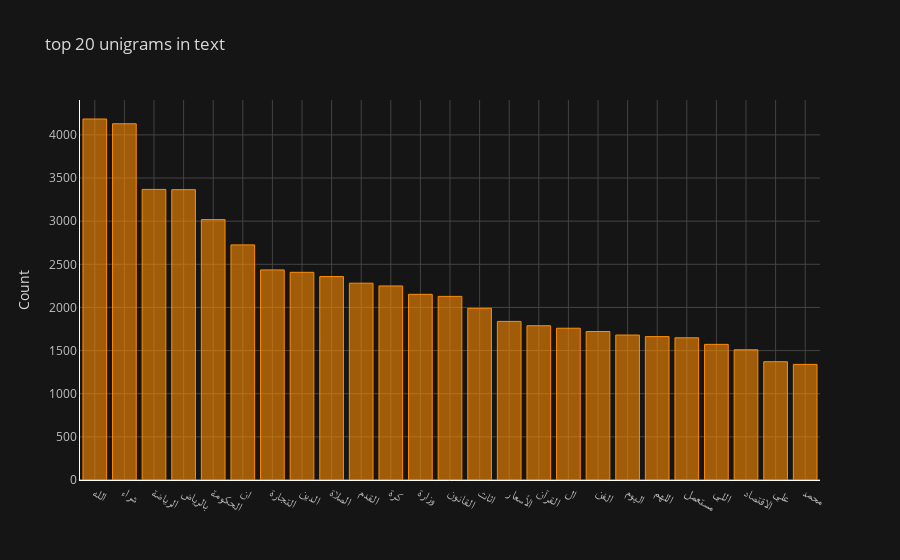

The notebook cell this image was saved under:
### Code cell
import cufflinks as cf
#configure_plotly_browser_state()
cf.go_offline()
cf.set_config_file(offline=False, world_readable=True)
df_unigrams.groupby('word').sum()['count'].sort_values(ascending=False).iplot(color = 'darkorange',theme='solar', mode='markers+lines',
    kind='bar', yTitle='Count', linecolor='white', title='top 20 unigrams in text')

### Figure 1 — Plotly figure (JSON) as saved in the notebook; plotly's stock layout.template omitted (floating-point values rounded to 4 significant figures)
{"data": [{"marker": {"color": "rgba(255, 140, 0, 0.6)", "line": {"color": "rgba(255, 140, 0, 1.0)", "width": 1}}, "name": "count", "orientation": "v", "text": "", "type": "bar", "x": ["الله", "شراء", "الرياضة", "بالرياض", "الحكومة", "ان", "التجارة", "الدين", "الصلاة", "القدم", "كرة", "وزارة", "القانون", "اثاث", "الأسعار", "القرآن", "ال", "الفن", "اليوم", "اللهم", "مستعمل", "اللي", "الاقتصاد", "علي", "محمد"], "y": [4184, 4129, 3368, 3365, 3018, 2725, 2435, 2407, 2358, 2281, 2249, 2152, 2128, 1990, 1838, 1788, 1759, 1721, 1680, 1662, 1648, 1572, 1509, 1371, 1340]}], "layout": {"legend": {"bgcolor": "#151516", "font": {"color": "#D9D9D9"}}, "paper_bgcolor": "#151516", "plot_bgcolor": "#151516", "title": {"font": {"color": "#D9D9D9"}, "text": "top 20 unigrams in text"}, "xaxis": {"gridcolor": "#434343", "linecolor": "white", "showgrid": true, "tickfont": {"color": "#C2C2C2"}, "title": {"font": {"color": "#D9D9D9"}, "text": ""}, "zerolinecolor": "#666570"}, "yaxis": {"gridcolor": "#434343", "linecolor": "white", "showgrid": true, "tickfont": {"color": "#C2C2C2"}, "title": {"font": {"color": "#D9D9D9"}, "text": "Count"}, "zerolinecolor": "#666570"}}}
